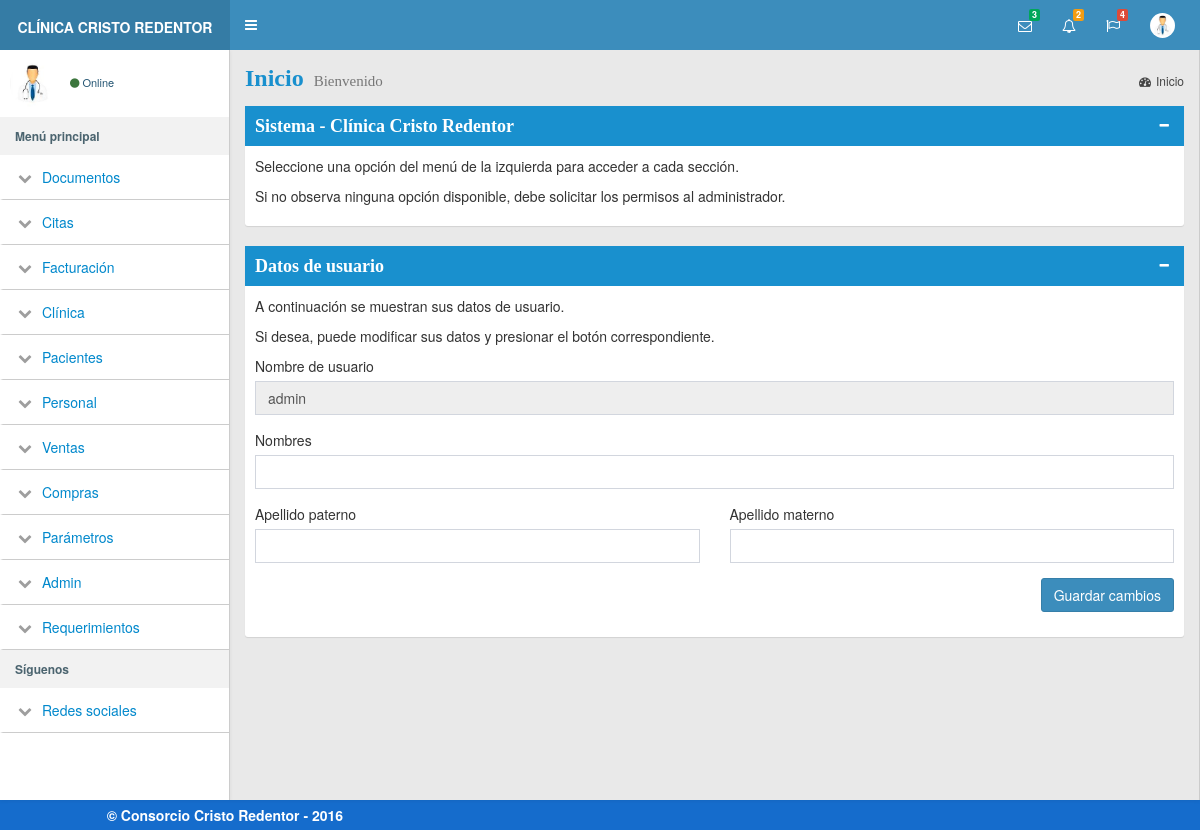
Screenshot of /modulos/general/perfil.php (signed in) with the database file from the repository.
### tables this page shows
CREATE TABLE modules (
  id int NOT NULL PRIMARY KEY,
  nombre VARCHAR(35) NOT NULL,
  folder VARCHAR(35) NOT NULL
);

### modulos/general/validar_sesion.php (called while the page is built, shortened)
<?php
$usuario = $_SESSION['usuario'];
$nombres = $_SESSION['nombres'];
$ap_paterno = $_SESSION['ap_paterno'];
$ap_materno = $_SESSION['ap_materno'];

### modulos/general/izquierda_menu.php (the view, shortened to what this page needs)
<aside class="main-sidebar">
    <div class="user-panel">
        <div class="pull-left image">
            <img src="../../img/doctor.JPG" class="img-circle" alt="User Image">
        </div>
        <div class="pull-left info" style="color:#245573 !important">
            <a href="#" style="color:#245573 !important"><i class="fa fa-circle text-success"></i>Online</a>
        </div>
    </div>
    <section class="sidebar">
        <ul class="sidebar-menu">
            <li class="header"><strong>Menú principal</strong></li>
            <?php
            $query = 'SELECT id, nombre, folder FROM modules';
            $result_set = mysqli_query($con, $query);
            $modules = $result_set->fetch_all();
            foreach ($modules as $module):
                $query = 'SELECT I.nombre, I.file FROM items I INNER JOIN permissions P ON P.item_id=I.id WHERE module_id = ' . $module[0];
                $result_set_items = mysqli_query($con, $query);
                $items = $result_set_items->fetch_all();
                if (sizeof($items) > 0) {
            ?>
                    <li class="treeview">
                        <a href="#">
                            <i class="fa fa-chevron-down"></i>
                            <span><?= $module[1] ?></span>
                        </a>
                    </li>
            <?php
                }
            endforeach;
            ?>
            <?php include 'izquierda_redes.php' ?>
        </ul>
    </section>
</aside>

### modulos/general/perfil.php (shortened to what this page needs)
<?php include '../general/validar_sesion.php';?>
<!DOCTYPE html>
<html>
<head>
  <?php include '../general/header.php';?>
</head>
<body class="hold-transition skin-blue sidebar-mini">
  <?php include '../general/menu_principal.php';?>
<div class="wrapper">
  <?php include '../general/izquierda_menu.php';?>
  <div class="content-wrapper">
	<section class="content-header">
	  <h1>
		Inicio
		<small>Bienvenido</small>
	  </h1>
	  <ol class="breadcrumb">
		<li class="active">
            <a href="#"><i class="fa fa-dashboard"></i>Inicio</a>
        </li>
	  </ol>
	</section>
	<section class="content">
        <div class="row">
            <div class="col-md-12">
                <div class="box box-solid color-palette-box">
                    <div class="box-header bg-blue">
                        <h3 class="box-title">Sistema - Clínica Cristo Redentor</h3>
                        <div class="box-tools pull-right">
                            <button style='color:#fff;' type="button" class="btn btn-box-tool" data-widget="collapse">
                                <i class="fa fa-minus"></i>
                            </button>
                        </div>
                    </div>
                    <div class="box-body" align="center">
                        <p>Seleccione una opción del menú de la izquierda para acceder a cada sección.</p>
                        <p>Si no observa ninguna opción disponible, debe solicitar los permisos al administrador.</p>
                    </div>
                </div>
            </div>
        </div>
        <div class="row">
            <div class="col-md-12">
                <div class="box box-solid color-palette-box">
                    <div class="box-header bg-blue">
                        <h3 class="box-title">Datos de usuario</h3>
                        <div class="box-tools pull-right">
                            <button style='color:#fff;' type="button" class="btn btn-box-tool" data-widget="collapse">
                                <i class="fa fa-minus"></i>
                            </button>
                        </div>
                    </div>
                    <div class="box-body" align="center">
                        <p>A continuación se muestran sus datos de usuario.</p>
                        <p>Si desea, puede modificar sus datos y presionar el botón correspondiente.</p>
                        <form action="">
                            <div class="form-group">
                                <label for="usuario">Nombre de usuario</label>
                                <input id="usuario" type="text" value="<?= $usuario ?>" class="form-control" readonly>
                            </div>
                            <div class="form-group">
                                <label for="nombres">Nombres</label>
                                <input name="nombres" type="text" value="<?= $nombres ?>" class="form-control">
                            </div>
                            <div class="row">
                                <div class="form-group col-md-6">
                                    <label for="ap_paterno">Apellido paterno</label>
                                    <input name="ap_paterno" type="text" value="<?= $ap_paterno ?>" class="form-control">
                                </div>
                                <div class="form-group col-md-6">
                                    <label for="ap_materno">Apellido materno</label>
                                    <input name="ap_materno" type="text" value="<?= $ap_materno ?>" class="form-control">
                                </div>
                            </div>
                            <div class="form-group pull-right">
                                <button type="button" class="btn btn-primary">Guardar cambios</button>
                            </div>
                        </form>
                    </div>
                </div>
            </div>
        </div>
	</section>
  </div>
</div>
  <?php include '../general/pie_pagina.php';?>
</body>
</html>

### modulos/general/header.php (shortened to what this page needs)
<link rel="stylesheet" href="../../bootstrap/css/bootstrap.min.css">
<link rel="stylesheet" href="../../dist/css/skins/estilos.min.css">
<link rel="stylesheet" href="../../dist/css/admin.min.css">
<link rel="stylesheet" href="../../plugins/daterangepicker/daterangepicker-bs3.css">
<link rel="stylesheet" href="../../plugins/datepicker/datepicker3.css">
<link rel="stylesheet" href="../../plugins/iCheck/all.css">
<link rel="stylesheet" href="../../plugins/timepicker/bootstrap-timepicker.min.css">
<link rel="stylesheet" href="../../plugins/datepicker/datepicker.min.css"/>
<link rel="stylesheet" href="../../bootstrap/css/font-awesome.min.css">
<link rel="stylesheet" href="../../plugins/morris/morris.css">
<link rel="stylesheet" href="../css/style.css">
<link rel="stylesheet" href="../css/plan.css">
<link rel="stylesheet" href="../../plugins/chosen/chosen.min.css">
<link rel="stylesheet" href="../../plugins/datatables/dataTables.bootstrap.css">

### modulos/general/menu_principal.php (shortened to what this page needs)
<header class="main-header">
    <a href="#" class="logo">
      <span class="logo-lg"><b style="font-size:14px;">CLÍNICA CRISTO REDENTOR</b></span>
    </a>
    <nav class="navbar navbar-static-top" role="navigation">
      <a href="#" class="sidebar-toggle" data-toggle="offcanvas" role="button">
      </a>
      <div class="navbar-custom-menu">
        <ul class="nav navbar-nav">
            <li class="dropdown messages-menu">
                <a href="#" class="dropdown-toggle" data-toggle="dropdown">
                    <i class="fa fa-envelope-o"></i>
                    <span class="label label-success">3</span>
                </a>
            </li>
            <?php
            require '../bd/bd_conexion.php';
            $query = "SELECT 1 FROM permissions P INNER JOIN items I ON P.item_id=I.id WHERE I.file='asignar_permisos' AND P.username='".$_SESSION['usuario']."'";
            $result_set = mysqli_query($con, $query);
            if (mysqli_num_rows($result_set) > 0) {
            ?>
            <li class="dropdown notifications-menu">
                <a href="#" class="dropdown-toggle" data-toggle="dropdown">
                    <i class="fa fa-bell-o"></i>
                    <span class="label label-warning">2</span>
                </a>
            </li>
            <?php } ?>
            <li class="dropdown tasks-menu">
                <a href="#" class="dropdown-toggle" data-toggle="dropdown">
                    <i class="fa fa-flag-o"></i>
                    <span class="label label-danger">4</span>
                </a>
            </li>
            <li class="dropdown user user-menu">
                <a href="#" class="dropdown-toggle" data-toggle="dropdown">
                    <img src="../../img/doctor.JPG" class="user-image" alt="User Image">
                </a>
            </li>
        </ul>
      </div>
    </nav>
</header>

### modulos/general/izquierda_redes.php (shortened to what this page needs)
<li class="header"><strong>Síguenos</strong></li>
<li class="treeview">
    <a href="#">
        <i class="fa fa-chevron-down"></i>
        <span>Redes sociales</span>
    </a>
</li>

### modulos/general/pie_pagina.php (shortened to what this page needs)
<div class="footer">
  <div class="row" >
    <div class="col-md-5 col-md-offset-1" align="left">
        <strong>  &copy; Consorcio Cristo Redentor - 2016</strong>
    </div>
  </div>
</div>

### modulos/css/style.css (style rules this page uses)
body { background-color: #F3F3F3; }
form label ,.box-body label { font-weight: normal; }
.box-body,.modal-body { text-align: justify; }
.header { margin-bottom: 20px; }
h1 { margin: 20px; font-family: cambria; font-size:30px; font-weight: bold; color:#1990CE; }
h3 { margin: 15px; font-size:23px; font-weight: bold; font-family: cambria; color:#fff; }
.footer { padding: 5px; background-color: #156CCC; color:#fff; }

### rows the page displays
modules: nombre "Documentos"
modules: nombre "Citas"
modules: nombre "Facturación"
modules: nombre "Clínica"
modules: nombre "Pacientes"
modules: nombre "Personal"
modules: nombre "Ventas"
modules: nombre "Compras"
modules: nombre "Parámetros"
modules: nombre "Admin"
modules: nombre "Requerimientos"
